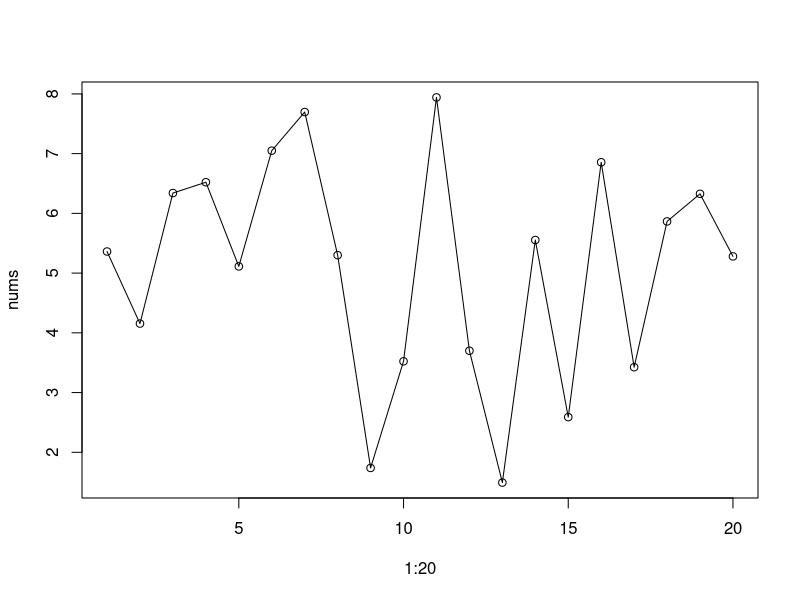

This chart was generated by the following R code:
nums <- rnorm(20, mean = 5, sd=2)
cat("Mean:\t",mean(nums),"\n")
cat("Median:\t",median(nums),"\n\n")

cat("Actual SD:\t",sd(nums),"\n\n")
cat("Cut Points:\t",quantile(nums),"\n")

cat("Total:\t",sum(nums),"\n\n")

cat("Range:\t",range(nums),"\n")
cat("Minimum:\t",min(nums),"\n")
cat("Maximuml:\t",max(nums),"\n")

plot(1:20,nums,type="o")


